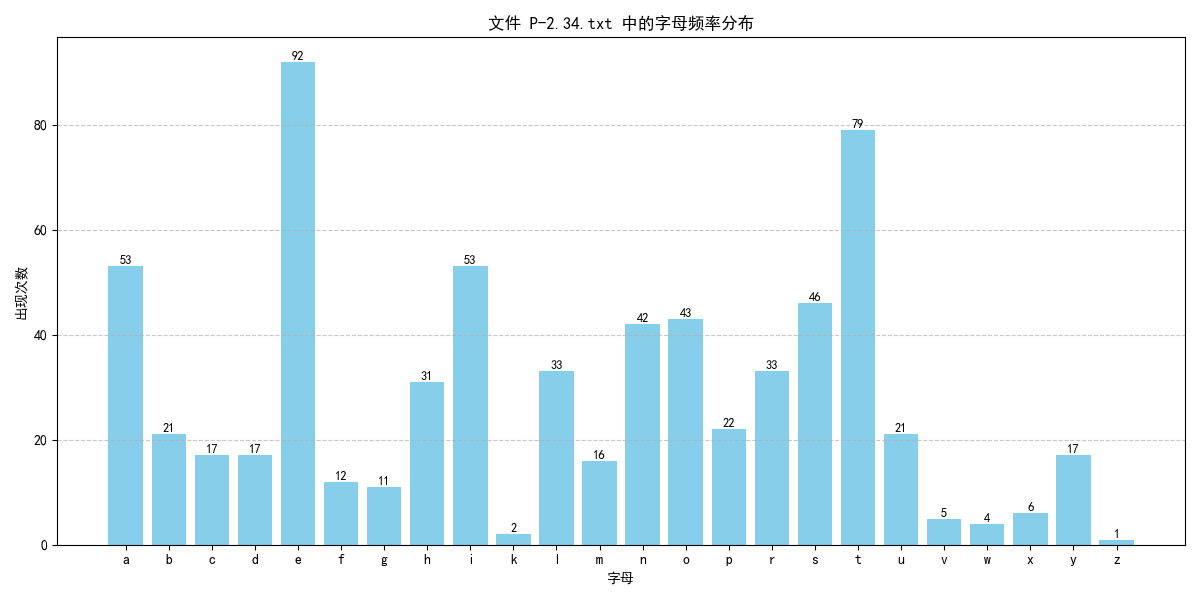

This chart was generated by the following Python code:
# 写一个Python程序，如输入一个文件，则输出一个柱形图标，以显示文档中每个字母出现的频率。
import sys
import matplotlib.pyplot as plt
from collections import Counter
import string


def main():
    filename = "P-2.34.txt"

    try:
        # 读取文件内容并转换为小写
        with open(filename, 'r', encoding='utf-8') as file:
            text = file.read().lower()
    except FileNotFoundError:
        print(f"错误：文件 '{filename}' 不存在")
        sys.exit(1)

    # 仅统计英文字母 (a-z)
    letters = [char for char in text if char in string.ascii_lowercase]
    counter = Counter(letters)  # 使用Counter计算字母频率

    # 准备绘图数据（按字母顺序排序）
    letters_sorted = sorted(counter.keys())
    frequencies = [counter[letter] for letter in letters_sorted]

    # 创建柱状图
    plt.figure(figsize=(12, 6))  # 设置图表大小
    bars = plt.bar(letters_sorted, frequencies, color='skyblue')  # 绘制柱状图

    # 在柱子上方添加频率数值
    for bar in bars:
        height = bar.get_height()
        plt.text(bar.get_x() + bar.get_width() / 2., height,
                 f'{int(height)}',
                 ha='center', va='bottom', fontsize=9)  # 居中显示数值

    # 设置图表标题和坐标轴标签
    plt.rcParams['font.sans-serif'] = ['SimHei']  # 设置支持中文的字体
    plt.rcParams['axes.unicode_minus'] = False  # 解决负号显示问题
    plt.title(f'文件 {filename} 中的字母频率分布')
    plt.xlabel('字母')
    plt.ylabel('出现次数')
    plt.grid(axis='y', linestyle='--', alpha=0.7)  # 添加网格线
    plt.tight_layout()  # 自动调整布局

    # 保存图表到文件
    plt.savefig("P-2.34.png")
    print("图表已保存为 'P-2.34.png'")


if __name__ == "__main__":
    main()  # 程序入口
